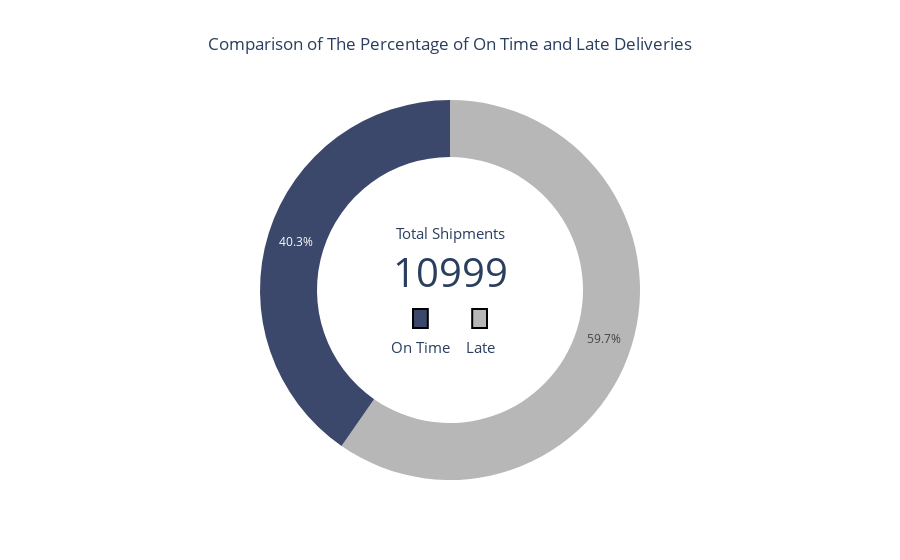

The notebook cell saved with this chart:
### Code cell
fig = go.Figure()

fig.add_trace(go.Pie(labels=df_reached['Delivered'],
                     values=df_reached['count'],
                     name='Late?',
                     marker={'colors': ['#B7B7B7','#3C486B']}))

fig.update_traces(hole=0.7, hoverinfo='label+percent+name')

fig.update_layout(
    title_text='Comparison of The Percentage of On Time\nand Late Deliveries',
    title_x=0.5,
    showlegend=False,
    annotations=[dict(text='Total Shipments', x=0.5, y=0.65, font_size=15, showarrow=False),
                 dict(text=str(df_reached['count'].sum()), x=0.5, y=0.55, font_size=40, showarrow=False),
                 dict(text='On Time', x=0.460, y=0.350, font_size=15, showarrow=False),
                 dict(text='Late', x=0.541, y=0.350, font_size=15, showarrow=False),
                 ]
)

fig.add_shape(type='rect',
              x0=.45,
              x1=.47,
              y0=0.4,
              y1=0.45,
              line={'color':'black', 'width':2},
              fillcolor='#3C486B',
              )

fig.add_shape(type='rect',
              x0=.53,
              x1=.55,
              y0=0.4,
              y1=0.45,
              line={'color':'black', 'width':2},
              fillcolor='#B7B7B7')

fig.show()

### Figure 1 — Plotly figure (JSON) as saved in the notebook; plotly's stock layout.template omitted (floating-point values rounded to 4 significant figures)
{"data": [{"hole": 0.7, "hoverinfo": "label+percent+name", "labels": [1, 0], "marker": {"colors": ["#B7B7B7", "#3C486B"]}, "name": "Late?", "type": "pie", "values": [6563, 4436]}], "layout": {"annotations": [{"font": {"size": 15}, "showarrow": false, "text": "Total Shipments", "x": 0.5, "y": 0.65}, {"font": {"size": 40}, "showarrow": false, "text": "10999", "x": 0.5, "y": 0.55}, {"font": {"size": 15}, "showarrow": false, "text": "On Time", "x": 0.46, "y": 0.35}, {"font": {"size": 15}, "showarrow": false, "text": "Late", "x": 0.541, "y": 0.35}], "shapes": [{"fillcolor": "#3C486B", "line": {"color": "black", "width": 2}, "type": "rect", "x0": 0.45, "x1": 0.47, "y0": 0.4, "y1": 0.45}, {"fillcolor": "#B7B7B7", "line": {"color": "black", "width": 2}, "type": "rect", "x0": 0.53, "x1": 0.55, "y0": 0.4, "y1": 0.45}], "showlegend": false, "title": {"text": "Comparison of The Percentage of On Time\nand Late Deliveries", "x": 0.5}}}
